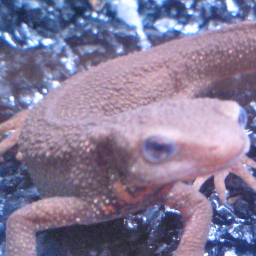
//> input picture questions/dataset/images/imori_256x256.png, 256 x 256 px
$ ./main   (built with g++ and OpenCV 4)
//> lines starting //> are read from the running program, lines starting //| are printed output that depends on the picture
#include <vector>
#include <chrono>
#include <iostream>
#include <opencv2/opencv.hpp>
#include <unistd.h>
#include <cmath>

void filter_diff(const cv::Mat &src, cv::Mat &dst, char mode='x') {
    dst = src.clone();
    cv::Mat tmp = dst.clone();

    int w = src.size().width;
    int h = src.size().height;

    // prepare kernel
    cv::Mat k = cv::Mat::zeros(3, 3, CV_16S);
    if (mode=='x') {
        k.at<short>(1, 0) = -1;
        k.at<short>(0, 0) = 1;
    }
    if (mode=='y') {
        k.at<short>(0, 1) = -1;
        k.at<short>(0, 0) = 1;
    }

    dst.forEach<unsigned char>([&](unsigned char &pixel, const int pos[]) -> void {
        int x = pos[1];
        int y = pos[0];
        int value = 0;
        for (int step_x=0; step_x<3; step_x++) {
            for (int step_y=0; step_y<3; step_y++) {
                int col = x + step_x - 1;
                int row = y + step_y - 1;
                if (col < 0) col = 0;
                if (col >= w) col = w - 1;
                if (row < 0) row = 0;
                if (row >= h) row = h - 1;
                value += tmp.at<unsigned char>(row, col) * k.at<short>(step_y, step_x);
            }
        }
        if (value < 0) value = 0;
        if (value > 255) value = 255;
        pixel = value;
    });
}

int main() {
    cv::Mat img_orig = cv::imread("questions/dataset/images/imori_256x256.png");
//> img_orig is the input picture: 256 rows x 256 cols, CV_8UC3; mean B, G, R 152.1, 122.3, 133.4
    cv::Mat img_result;
    if (img_orig.channels() == 3) {
        cv::cvtColor(img_orig, img_orig, cv::COLOR_BGR2GRAY);
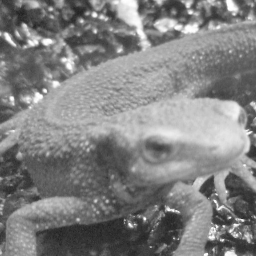
//> img_orig: 256 rows x 256 cols, CV_8UC1; min 32, max 255, mean 129
    }
    filter_diff(img_orig, img_result, 'x');
//> in filter_diff, `dst.forEach<unsigned char>([&](unsigned char &pixel, const int pos[]) ..`:
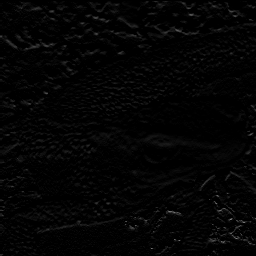
//> dst: 256 rows x 256 cols, CV_8UC1; min 0, max 134, mean 4.1
    cv::imshow("cpp_origin", img_orig);
    cv::imshow("cpp_result", img_result);
    cv::moveWindow("cpp_result", img_orig.size().width, 0);
    cv::waitKey(3000);
    return 0;
}

$ run again, with questions/dataset/images/madara.png copied over questions/dataset/images/imori_256x256.png
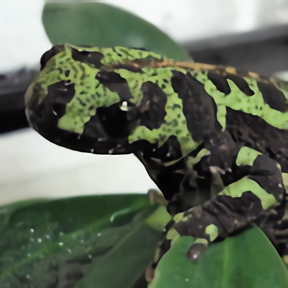
//> input picture questions/dataset/images/madara.png, 288 x 288 px
//> img_orig is the input picture: 288 rows x 288 cols, CV_8UC3; mean B, G, R 90, 107.8, 98
//> `cv::cvtColor(img_orig, img_orig, cv::COLOR_BGR2GRAY);`:
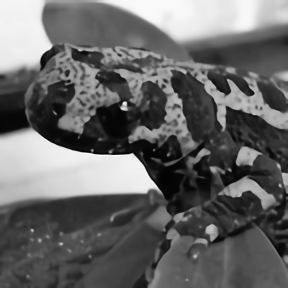
//> img_orig: 288 rows x 288 cols, CV_8UC1; min 0, max 255, mean 102.8
//> in filter_diff, `dst.forEach<unsigned char>([&](unsigned char &pixel, const int pos[]) ..`:
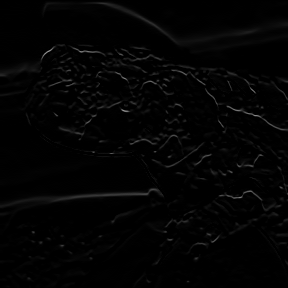
//> dst: 288 rows x 288 cols, CV_8UC1; min 0, max 146, mean 3.2
